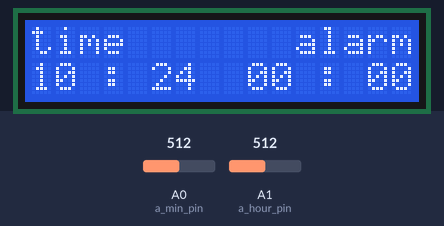
Bench run of a sketch on a simulated Arduino Uno, built with avr-gcc and run on an emulated ATmega328P. Parts: 16×2 character LCD. Inputs (shaded band) come from the test bench; at power-on: A0 (a_min_pin) = 512, A1 (a_hour_pin) = 512. The local clock reads 2024-03-15 10:24:30 at power-on unless the sketch sets it.

Above: at 1.2 s.
1.3 s: A0 (a_min_pin) set to 1023
At 1.81 s:
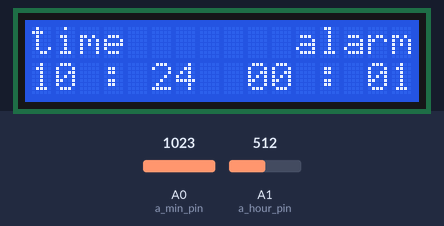
3.2 s: A1 (a_hour_pin) set to 1023
4.8 s: A0 (a_min_pin) set to 900
At 5.17 s:
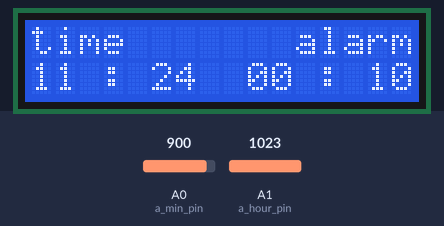
Timing chart, 0 to 7.8 s (numbered marks = the images above; inputs shaded):
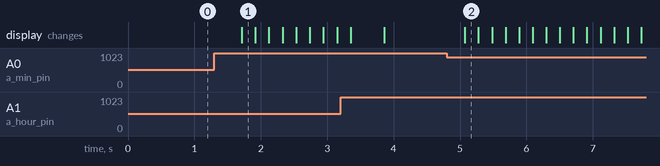

The sketch:

alarm_clock.ino
```cpp
#include <LiquidCrystal.h>
#include <Arduino.h>
#include <Ds1302.h>

// RTC class constructor with RST, CLK pin and RST pin respectively
Ds1302 rtc(7,10,9);

// variable used to store current time
Ds1302::DateTime now;

// lcd pins
const int rs = 12, en = 11, d4 = 5, d5 = 4, d6 = 3, d7 = 2;

// lcd constructor with corresponding pins
LiquidCrystal lcd(rs, en, d4, d5, d6, d7);

// analog pins getting signal from alarm (or real time) hour and minute button
int a_hour_pin = A1;
int a_min_pin = A0;

// "a_" refers to alarm, "r_" to actual time
// values of alarm hour_pin and min_pin
int a_hour_val = 0;
int a_min_val = 0;

// an hour and minute which the alarm is set on
int a_hour = 0;
int a_minute = 0;

// real actual time updated by RTC
int r_hour = 3;
int r_minute = 3;

// values of real hour_pin and min_pin
int r_hour_val = 0;
int r_min_val = 0;

// strings used for displaying alarm and real time on lcd
String a_date = " ";
String r_date = " ";

// variable saying if alarm should go off or not
int tidin = 0;

// list of tones used when alarm rings
int tones[10] = {261,277,294,311,330,349,370,392,415,440};

// analog pin connected to photoresistor on which we can read the value of electric current
int photres_pin = A5;

// value of electric current read on phothres_pin
int photres_val = 0;

// the level of actual lighting measured on photoresistor
int brightness_t1 = 0;

// the level of last lighting measured on photoresistor
int brightness_t0 = 0;

// variable saying if user can change real or alarm time
int r_hour_mode = 0;

void setup() {
  Serial.begin(9600);
  lcd.begin(16, 2);
  rtc.init();

  pinMode(a_min_pin,INPUT);
  pinMode(a_hour_pin,INPUT);
  pinMode(photres_pin, INPUT);
}

void loop() {
  // collecting current time
  rtc.getDateTime(&now);
  r_hour = now.hour;
  r_minute = now.minute;

  // creating string which will be used for displaying alarm time on lcd
  if(a_hour < 10){
    if (a_minute < 10){
      a_date = "0" + String(a_hour) + " : 0" + String(a_minute);
    }
    else{
      a_date = "0" + String(a_hour) + " : " + String(a_minute);
    }
  }
  else{
    if (a_minute < 10){
      a_date = String(a_hour) + " : 0" + String(a_minute);
    }
    else{
      a_date = String(a_hour) + " : " + String(a_minute);
    }
  }

  // creating string which will be used for displaying real time on lcd
  if (r_hour < 10){
    if (r_minute < 10){
      r_date = "0" + String(r_hour) + " : 0" + String(r_minute);
    }
    else{
      r_date = "0" + String(r_hour) + " : " + String(r_minute);
    }
  }
  else{
    if (r_minute < 10){
      r_date = String(r_hour) + " : 0" + String(r_minute);
    }
    else{
      r_date = String(r_hour) + " : " + String(r_minute);
    }
  }

  // receiving data for alarm
  a_hour_val = analogRead(a_hour_pin);
  a_min_val = analogRead(a_min_pin);

  // changing to "set the current time" mode when both buttons are pushed
  if (a_hour_val == 1023 && a_min_val == 1023){
    r_hour_mode = 1;
    delay(500);

    while (r_hour_mode){
      // receiving data for setting real time
      r_hour_val = analogRead(a_hour_pin);
      r_min_val = analogRead(a_min_pin);

      // creating string which will be used for displaying alarm time on lcd
      if (a_hour < 10){
        if (a_minute < 10){
          a_date = "0" + String(a_hour) + " : 0" + String(a_minute);
        }
        else{
          a_date = "0" + String(a_hour) + " : " + String(a_minute);
        }
      }
      else{
        if (a_minute < 10){
          a_date = String(a_hour) + " : 0" + String(a_minute);
        }
        else{
          a_date = String(a_hour) + " : " + String(a_minute);
        }
      }

      // creating string which will be used for displaying real time on lcd
      if (r_hour < 10){
        if (r_minute < 10){
          r_date = "0" + String(r_hour) + " : 0" + String(r_minute);
        }
        else{
          r_date = "0" + String(r_hour) + " : " + String(r_minute);
        }
      }
      else{
        if (r_minute < 10){
          r_date = String(r_hour) + " : 0" + String(r_minute);
        }
        else{
          r_date = String(r_hour) + " : " + String(r_minute);
        }
      }

      // displaying alarm and real time on lcd
      lcd.setCursor(11, 0);
      lcd.print("alarm");
      lcd.setCursor(9, 1);
      lcd.print(a_date);
      lcd.setCursor(0, 0);
      lcd.print("time");
      lcd.setCursor(0, 1);
      lcd.print(r_date);

      // switching back to alarm setting mode
      if (r_hour_val == 1023 && r_min_val == 1023){
        delay(500);
        Ds1302::DateTime dt = {
              .year = 24,
              .month = Ds1302::MONTH_FEB,
              .day = 19,
              .hour = r_hour,
              .minute = r_minute,
              .second = 0,
              .dow = Ds1302::DOW_TUE
        };
        rtc.setDateTime(&dt);
        r_hour_mode = 0;
      }
      // setting new real time using buttons
      else if (r_hour_val == 1023){
        if (r_hour < 24){
          r_hour = r_hour + 1;
        }
        else {
          r_hour = 0;
        }
        delay(200);
      }
      else if (r_min_val == 1023){
        if (r_minute < 60){
          r_minute = r_minute + 1;
        }
        else {
          r_minute = 0;
        }
        delay(200);
      }
    }
  }

  // setting alarm time using buttons
  else if (a_hour_val == 1023 && a_min_val != 1023){
    if (a_hour < 24){
      a_hour = a_hour + 1;
    }
    else {
      a_hour = 0;
    }
    delay(200);
  }
  else if (a_min_val == 1023 && a_hour_val != 1023){
    if (a_minute < 60){
      a_minute = a_minute + 1;
    }
    else {
      a_minute = 0;
    }
    delay(200);
  }

  // displaying alarm and real time on lcd
  lcd.setCursor(11, 0);
  lcd.print("alarm");
  lcd.setCursor(9, 1);
  lcd.print(a_date);
  lcd.setCursor(0, 0);
  lcd.print("time");
  lcd.setCursor(0, 1);
  lcd.print(r_date);

  // displaying alarm message and checking the level of brightness
  if (r_hour == a_hour && r_minute == a_minute){
    lcd.begin(16, 2);
    lcd.setCursor(0,0);
    lcd.print("Wakey Wakey!It's");
    lcd.setCursor(0,1);
    lcd.print("time for school!");
    tidin = 1;
    brightness_t1 = analogRead(photres_pin);
    brightness_t0 = brightness_t1;
    while (tidin){
      for (int i = 0; i<10; i++){
        tone(13,tones[i]);
        brightness_t0 = brightness_t1;
        delay(1000);
        brightness_t1 = analogRead(photres_pin);
        if (brightness_t1 - brightness_t0 > 200){
          tidin = 0;
          a_hour = 0;
          a_minute = 0;
          noTone(13);
          lcd.begin(16,2);
          break;
        }
      }
    }
  }
}
```

alarm_clock.cpp
```cpp
#include <LiquidCrystal.h>
#include <Arduino.h>
#include <Ds1302.h>

// RTC class constructor with RST, CLK pin and RST pin respectively
Ds1302 rtc(7,10,9);

// variable used to store current time
Ds1302::DateTime now;

// lcd pins
const int rs = 12, en = 11, d4 = 5, d5 = 4, d6 = 3, d7 = 2;

// lcd constructor with corresponding pins
LiquidCrystal lcd(rs, en, d4, d5, d6, d7);

// analog pins getting signal from alarm (or real time) hour and minute button
int a_hour_pin = A1;
int a_min_pin = A0;

// "a_" refers to alarm, "r_" to actual time
// values of alarm hour_pin and min_pin
int a_hour_val = 0;
int a_min_val = 0;

// an hour and minute which the alarm is set on
int a_hour = 0;
int a_minute = 0;

// real actual time updated by RTC
int r_hour = 3;
int r_minute = 3;

// values of real hour_pin and min_pin
int r_hour_val = 0;
int r_min_val = 0;

// strings used for displaying alarm and real time on lcd
String a_date = " ";
String r_date = " ";

// variable saying if alarm should go off or not
int tidin = 0;

// list of tones used when alarm rings
int tones[10] = {261,277,294,311,330,349,370,392,415,440};

// analog pin connected to photoresistor on which we can read the value of electric current
int photres_pin = A5;

// value of electric current read on phothres_pin
int photres_val = 0;

// the level of actual lighting measured on photoresistor
int brightness_t1 = 0;

// the level of last lighting measured on photoresistor
int brightness_t0 = 0;

// variable saying if user can change real or alarm time
int r_hour_mode = 0;

void setup() {
  Serial.begin(9600);
  lcd.begin(16, 2);
  rtc.init();

  pinMode(a_min_pin,INPUT);
  pinMode(a_hour_pin,INPUT);
  pinMode(photres_pin, INPUT);
}

void loop() {
  // collecting current time
  rtc.getDateTime(&now);
  r_hour = now.hour;
  r_minute = now.minute;

  // creating string which will be used for displaying alarm time on lcd
  if(a_hour < 10){
    if (a_minute < 10){
      a_date = "0" + String(a_hour) + " : 0" + String(a_minute);
    }
    else{
      a_date = "0" + String(a_hour) + " : " + String(a_minute);
    }
  }
  else{
    if (a_minute < 10){
      a_date = String(a_hour) + " : 0" + String(a_minute);
    }
    else{
      a_date = String(a_hour) + " : " + String(a_minute);
    }
  }

  // creating string which will be used for displaying real time on lcd
  if (r_hour < 10){
    if (r_minute < 10){
      r_date = "0" + String(r_hour) + " : 0" + String(r_minute);
    }
    else{
      r_date = "0" + String(r_hour) + " : " + String(r_minute);
    }
  }
  else{
    if (r_minute < 10){
      r_date = String(r_hour) + " : 0" + String(r_minute);
    }
    else{
      r_date = String(r_hour) + " : " + String(r_minute);
    }
  }

  // receiving data for alarm
  a_hour_val = analogRead(a_hour_pin);
  a_min_val = analogRead(a_min_pin);

  // changing to "set the current time" mode when both buttons are pushed
  if (a_hour_val == 1023 && a_min_val == 1023){
    r_hour_mode = 1;
    delay(500);

    while (r_hour_mode){
      // receiving data for setting real time
      r_hour_val = analogRead(a_hour_pin);
      r_min_val = analogRead(a_min_pin);

      // creating string which will be used for displaying alarm time on lcd
      if (a_hour < 10){
        if (a_minute < 10){
          a_date = "0" + String(a_hour) + " : 0" + String(a_minute);
        }
        else{
          a_date = "0" + String(a_hour) + " : " + String(a_minute);
        }
      }
      else{
        if (a_minute < 10){
          a_date = String(a_hour) + " : 0" + String(a_minute);
        }
        else{
          a_date = String(a_hour) + " : " + String(a_minute);
        }
      }

      // creating string which will be used for displaying real time on lcd
      if (r_hour < 10){
        if (r_minute < 10){
          r_date = "0" + String(r_hour) + " : 0" + String(r_minute);
        }
        else{
          r_date = "0" + String(r_hour) + " : " + String(r_minute);
        }
      }
      else{
        if (r_minute < 10){
          r_date = String(r_hour) + " : 0" + String(r_minute);
        }
        else{
          r_date = String(r_hour) + " : " + String(r_minute);
        }
      }

      // displaying alarm and real time on lcd
      lcd.setCursor(11, 0);
      lcd.print("alarm");
      lcd.setCursor(9, 1);
      lcd.print(a_date);
      lcd.setCursor(0, 0);
      lcd.print("time");
      lcd.setCursor(0, 1);
      lcd.print(r_date);

      // switching back to alarm setting mode
      if (r_hour_val == 1023 && r_min_val == 1023){
        delay(500);
        Ds1302::DateTime dt = {
              .year = 24,
              .month = Ds1302::MONTH_FEB,
              .day = 19,
              .hour = r_hour,
              .minute = r_minute,
              .second = 0,
              .dow = Ds1302::DOW_TUE
        };
        rtc.setDateTime(&dt);
        r_hour_mode = 0;
      }
      // setting new real time using buttons
      else if (r_hour_val == 1023){
        if (r_hour < 24){
          r_hour = r_hour + 1;
        }
        else {
          r_hour = 0;
        }
        delay(200);
      }
      else if (r_min_val == 1023){
        if (r_minute < 60){
          r_minute = r_minute + 1;
        }
        else {
          r_minute = 0;
        }
        delay(200);
      }
    }
  }

  // setting alarm time using buttons
  else if (a_hour_val == 1023 && a_min_val != 1023){
    if (a_hour < 24){
      a_hour = a_hour + 1;
    }
    else {
      a_hour = 0;
    }
    delay(200);
  }
  else if (a_min_val == 1023 && a_hour_val != 1023){
    if (a_minute < 60){
      a_minute = a_minute + 1;
    }
    else {
      a_minute = 0;
    }
    delay(200);
  }

  // displaying alarm and real time on lcd
  lcd.setCursor(11, 0);
  lcd.print("alarm");
  lcd.setCursor(9, 1);
  lcd.print(a_date);
  lcd.setCursor(0, 0);
  lcd.print("time");
  lcd.setCursor(0, 1);
  lcd.print(r_date);

  // displaying alarm message and checking the level of brightness
  if (r_hour == a_hour && r_minute == a_minute){
    lcd.begin(16, 2);
    lcd.setCursor(0,0);
    lcd.print("Wakey Wakey!It's");
    lcd.setCursor(0,1);
    lcd.print("time for school!");
    tidin = 1;
    brightness_t1 = analogRead(photres_pin);
    brightness_t0 = brightness_t1;
    while (tidin){
      for (int i = 0; i<10; i++){
        tone(13,tones[i]);
        brightness_t0 = brightness_t1;
        delay(1000);
        brightness_t1 = analogRead(photres_pin);
        if (brightness_t1 - brightness_t0 > 200){
          tidin = 0;
          a_hour = 0;
          a_minute = 0;
          noTone(13);
          lcd.begin(16,2);
          break;
        }
      }
    }
  }
}
```

Measured:
- after the input at 1.3 s, the display: changes after 0.41 s (image 1)
- after the input at 4.8 s, the display: changes after 0.27 s (image 2)
